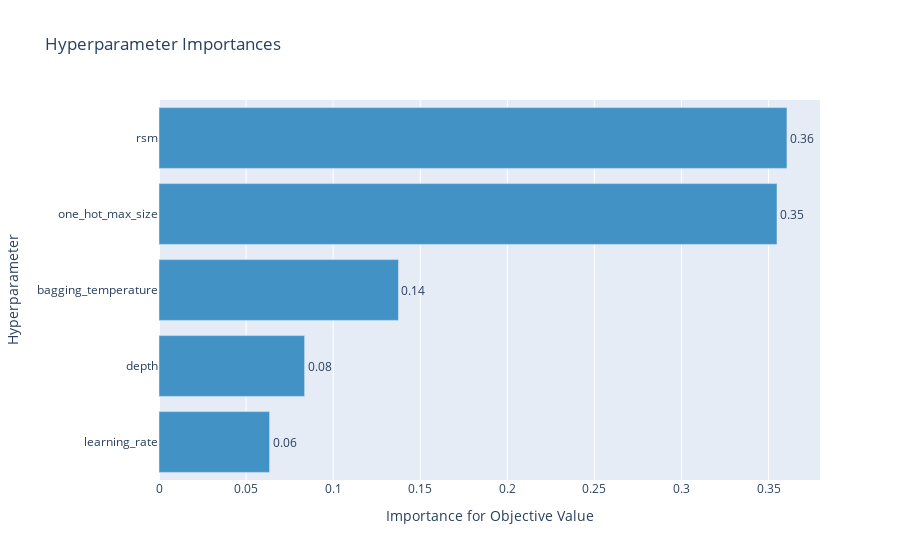

Notebook code for this chart:
### Code cell
from optuna.visualization import plot_param_importances
plot_param_importances(study)

### Figure 1 — Plotly figure (JSON) as saved in the notebook; plotly's stock layout.template omitted (floating-point values rounded to 4 significant figures)
{"data": [{"cliponaxis": false, "hovertemplate": ["learning_rate (FloatDistribution): 0.0634918485105194<extra></extra>", "depth (IntDistribution): 0.0836096124431715<extra></extra>", "bagging_temperature (FloatDistribution): 0.13749163495829328<extra></extra>", "one_hot_max_size (IntDistribution): 0.3548503103507775<extra></extra>", "rsm (FloatDistribution): 0.36055659373723825<extra></extra>"], "marker": {"color": "rgb(66,146,198)"}, "orientation": "h", "text": ["0.06", "0.08", "0.14", "0.35", "0.36"], "textposition": "outside", "type": "bar", "x": [0.06349, 0.08361, 0.1375, 0.3549, 0.3606], "y": ["learning_rate", "depth", "bagging_temperature", "one_hot_max_size", "rsm"]}], "layout": {"showlegend": false, "title": {"text": "Hyperparameter Importances"}, "xaxis": {"title": {"text": "Importance for Objective Value"}}, "yaxis": {"title": {"text": "Hyperparameter"}}}}
